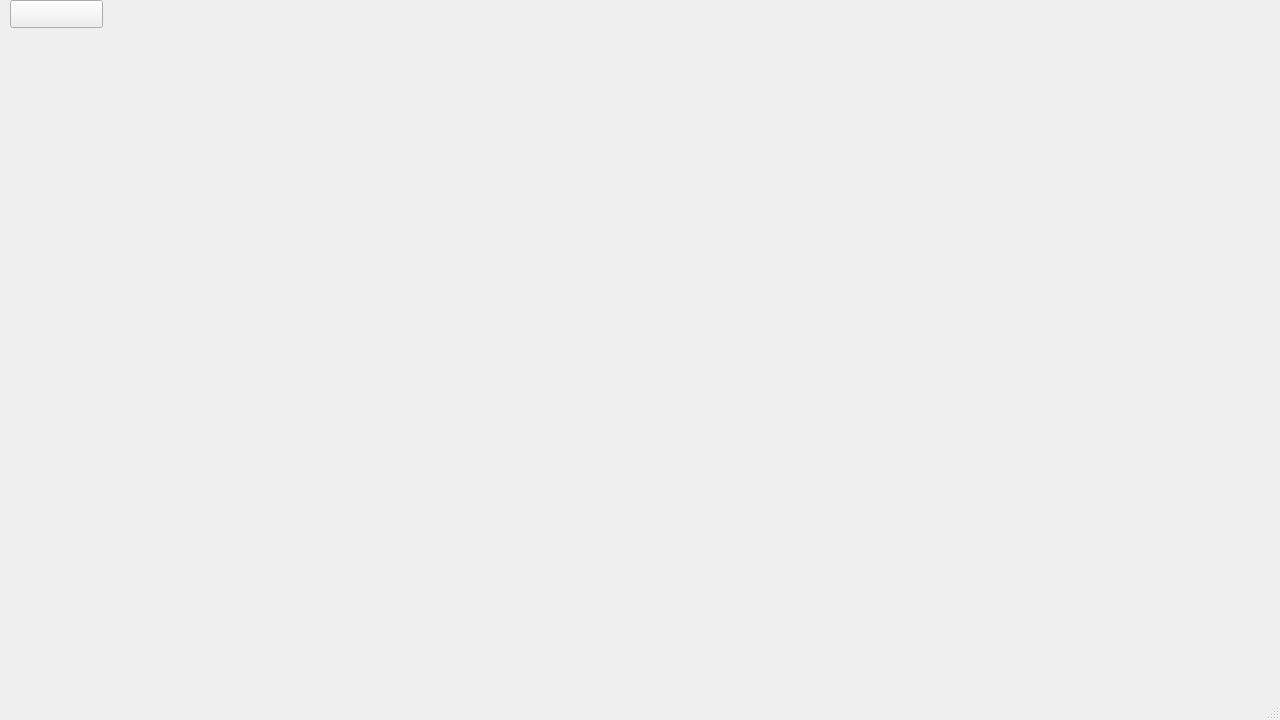
<?xml version="1.0" encoding="UTF-8"?>
<ui version="4.0">
 <class>MainWindow</class>
 <widget class="QMainWindow" name="MainWindow">
  <property name="geometry">
   <rect>
    <x>0</x>
    <y>0</y>
    <width>1280</width>
    <height>720</height>
   </rect>
  </property>
  <property name="windowTitle">
   <string>MainWindow</string>
  </property>
  <widget class="QWidget" name="centralwidget">
   <widget class="QWidget" name="ChartsWidget" native="true">
    <property name="geometry">
     <rect>
      <x>60</x>
      <y>30</y>
      <width>1201</width>
      <height>591</height>
     </rect>
    </property>
   </widget>
   <widget class="QLabel" name="chartName">
    <property name="geometry">
     <rect>
      <x>60</x>
      <y>620</y>
      <width>1180</width>
      <height>84</height>
     </rect>
    </property>
    <property name="font">
     <font>
      <pointsize>16</pointsize>
     </font>
    </property>
    <property name="text">
     <string/>
    </property>
    <property name="alignment">
     <set>Qt::AlignLeading|Qt::AlignLeft|Qt::AlignTop</set>
    </property>
    <property name="wordWrap">
     <bool>true</bool>
    </property>
   </widget>
   <widget class="QPushButton" name="backButton">
    <property name="geometry">
     <rect>
      <x>10</x>
      <y>0</y>
      <width>93</width>
      <height>28</height>
     </rect>
    </property>
    <property name="styleSheet">
     <string notr="true">border:3px solid black;
border-radius:5px;
hover {
                    background-color: lightgray;
                    border:4px solid black;
                    
                }</string>
    </property>
    <property name="text">
     <string/>
    </property>
   </widget>
  </widget>
  <widget class="QMenuBar" name="menubar">
   <property name="geometry">
    <rect>
     <x>0</x>
     <y>0</y>
     <width>1280</width>
     <height>26</height>
    </rect>
   </property>
  </widget>
  <widget class="QStatusBar" name="statusbar"/>
 </widget>
 <resources/>
 <connections/>
</ui>
